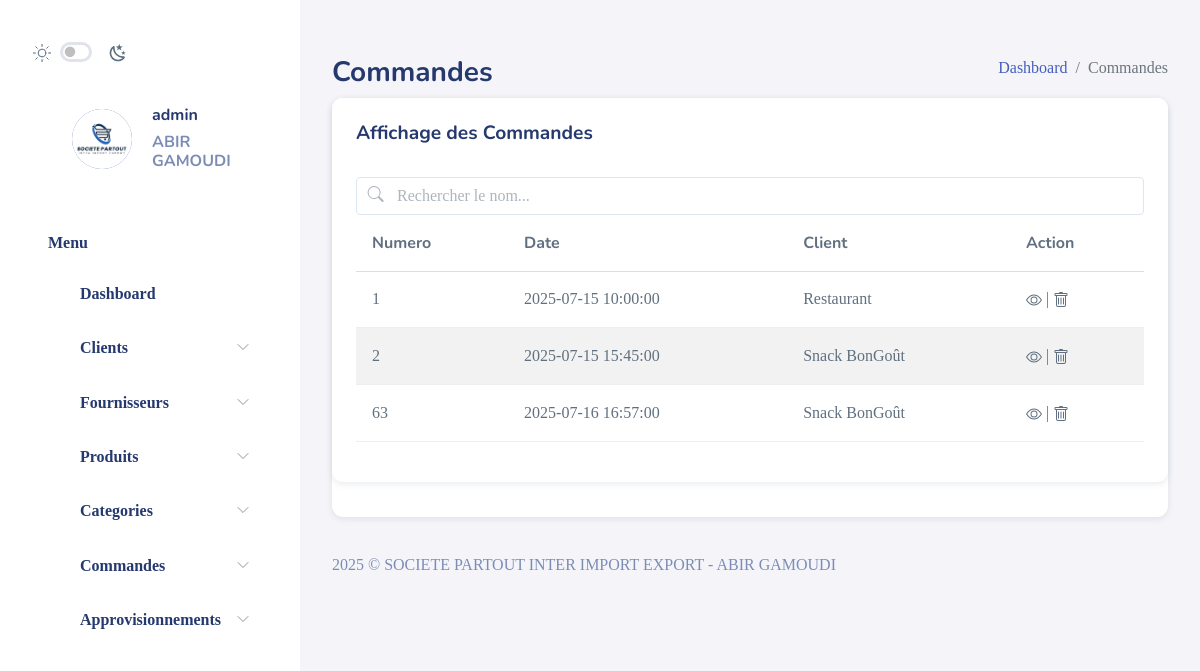
/Projet_Web_TP-main/Presentation/Commande/afficherCommandes.php (signed in), run on the app's committed database.
### tables this page shows
CREATE TABLE `commande` (
  `numeroCmd` int(11) NOT NULL,
  `date` datetime NOT NULL,
  `idClient` int(11) DEFAULT NULL
);

CREATE TABLE `client` (
  `idClient` int(11) NOT NULL,
  `nom` varchar(45) NOT NULL,
  `adresse` varchar(45) NOT NULL,
  `telephone` int(11) NOT NULL,
  `email` varchar(50) NOT NULL
);

### Projet_Web_TP-main/DAO/DAO.php (called while the page is built, shortened)
<?php
function getPDO(){
            return new PDO("mysql:host=localhost:3306;dbname=projet_gestion_stock", "root", "");
        }
    class DAO{
        function getPDO(){
            return new PDO("mysql:host=localhost:3306;dbname=projet_gestion_stock", "root", "");
        }
        static function getClient($id){
            $pdo=getPDO();
            $stmt=$pdo->prepare("SELECT * FROM client where idClient=?;");
            $stmt->execute(array($id));
            if($row = $stmt->fetch(PDO::FETCH_ASSOC)){
                extract($row);
                return new Client($nom,$adresse,$telephone,$email);
            }
            return null;
        }
        function afficherCommande(){
            $pdo = $this->getPDO();
            $stmt=$pdo->prepare("SELECT * FROM commande");
            $stmt->execute();
            $cmd=[];
            while($row = $stmt->fetch(PDO::FETCH_ASSOC)){
                extract($row);
                $cli=new Commande($numeroCmd,$date,$idClient);
                $cmd[]=$cli;
            }
            return $cmd;
        }
}
?>

### Projet_Web_TP-main/Metier/commande.php (called while the page is built, shortened)
<?php
require_once "approcom.php" ;
class Commande extends ApproCom{
    public static function afficher(){
        $dao = new DAO();
        return $dao->afficherCommande();
    }
}
?>

### Projet_Web_TP-main/Metier/approcom.php (called while the page is built, shortened)
<?php
include_once __DIR__ . '/../DAO/DAO.php';
class ApproCom{
    protected $numCmd;
    protected $date;
    protected $id;
    public function __construct($n,$d,$i){
        $this->numCmd = $n;
        $this->date = $d;
        $this->id = $i;
    }
    public function get($c){
        switch($c){
            case "n" : return $this->numCmd;
            case "d" : return $this->date;
            case "i" : return $this->id;
        }
    }
}
?>

### Projet_Web_TP-main/Metier/personne.php (called while the page is built, shortened)
<?php
include_once __DIR__ . '/../DAO/DAO.php';
class Personne{
    protected $nom;
    public function __construct($n,$a,$t,$e){
        $this->nom = $n;
    }
    public function get($c){
        switch($c){
            case "n" : return $this->nom; break;
        }
    }
}
?>

### Projet_Web_TP-main/Presentation/Commande/afficherCommandes.php (the view, shortened to what this page needs)
<?php $title = "Commandes" ;include "../templates/header.php" ?>
<div id="main">
    <br>
    <div class="page-heading">
        <div class="page-title">
            <div class="row">
                <div class="col-12 col-md-6 order-md-1 order-last">
                    <h3>Commandes</h3>
                </div>
                <div class="col-12 col-md-6 order-md-2 order-first">
                    <nav aria-label="breadcrumb" class="breadcrumb-header float-start float-lg-end">
                        <ol class="breadcrumb">
                            <li class="breadcrumb-item"><a href="../dashboard.php">Dashboard</a></li>
                            <li class="breadcrumb-item active" aria-current="page">Commandes</li>
                        </ol>
                    </nav>
                </div>
            </div>
        </div>
        <section class="section">
            <div class="card">
                <div class="card">
                    <div class="card-header">
                        <h4 class="card-title">Affichage des Commandes</h4>
                    </div>
                    <div class="card-content">
                        <div class="card-body">
                            <div class="email-fixed-search flex-grow-1">
                                <div class="form-group position-relative mb-0 has-icon-left">
                                    <input type="text" class="form-control" placeholder="Rechercher le nom..."
                                        id="search" onkeyup="FilterkeyWord()">
                                    <div class="form-control-icon">
                                        <svg class="bi" width="1.5em" height="1.5em" fill="currentColor">
                                            <use xlink:href="../../assets/images/bootstrap-icons.svg#search"></use>
                                        </svg>
                                    </div>
                                </div>
                            </div>
                            <div class="table-responsive">
                                <table class="table table-md table-striped" id="table">
                                    <thead>
                                        <tr>
                                            <th>Numero</th>
                                            <th>Date</th>
                                            <th>Client</th>
                                            <th>Action</th>
                                        </tr>
                                    </thead>
                                    <tbody>
                                        <?php
                                        $tab = Commande::afficher();
                                        echo "<tr>";
                                        $dao = new DAO();
                                        foreach($tab as $t) {
                                            $client = $dao->getClient($t->get("i"));
                                            ?>
                                        <tr>
                                            <td><?=$t->get("n")?></td>
                                            <td><?=$t->get("d")?></td>
                                            <td><?=$client->get("n")?></td>
                                            <td>
                                                <span>
                                                    <a data-bs-toggle="modal"
                                                        data-bs-target="#view<?=$t->get("n")?>">
                                                        <svg class="bi" width="1em" height="1em"
                                                            fill="currentColor">
                                                            <use
                                                                xlink:href="../../assets/images/bootstrap-icons.svg#eye">
                                                            </use>
                                                        </svg>
                                                    </a>&#124;
                                                    <a data-bs-toggle="modal"
                                                        data-bs-target="#supprimer<?=$t->get("n")?>">
                                                        <svg class="bi" width="1em" height="1em"
                                                            fill="currentColor">
                                                            <use
                                                                xlink:href="../../assets/images/bootstrap-icons.svg#trash">
                                                            </use>
                                                        </svg>
                                                    </a>
                                                </span>
                                                                            <?php
                                                                            $dao = new DAO();
                                                                            ?>
                                        </tr>
                                        <?php }
                                        echo"</tr>";
                                        ?>
                                    </tbody>
                                </table>
                            </div>
                        </div>
                    </div>
                </div>
            </div>
        </section>
    </div>
    <?php include "../templates/footer.php" ?>

### data on the page
commande: numeroCmd "1", date "2025-07-15 10:00:00", idClient.nom "Restaurant"
commande: numeroCmd "2", date "2025-07-15 15:45:00", idClient.nom "Snack BonGoût"
commande: numeroCmd "63", date "2025-07-16 16:57:00", idClient.nom "Snack BonGoût"
